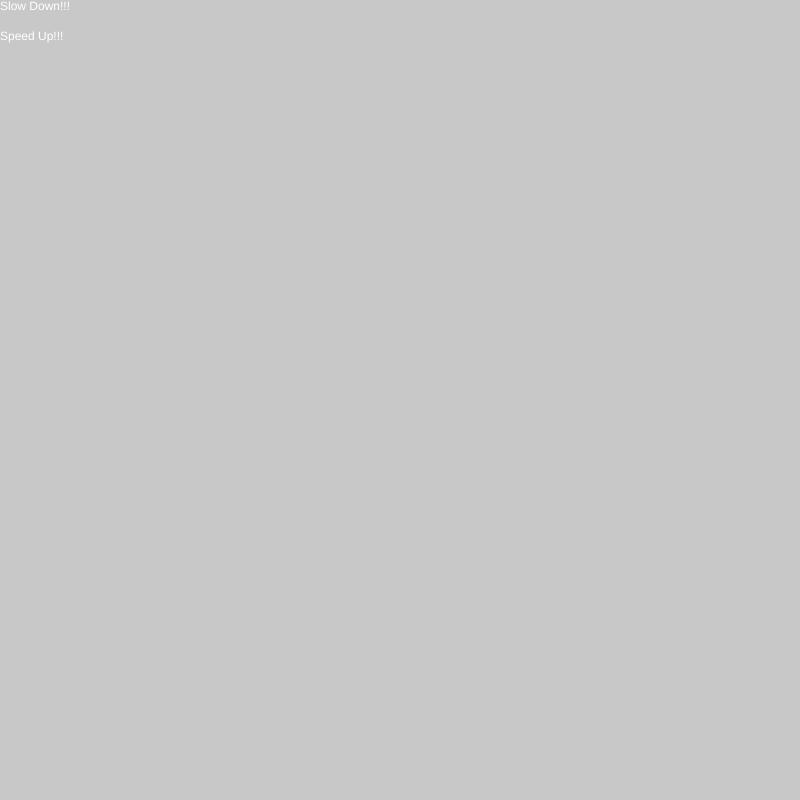
Frame 1 (no input)
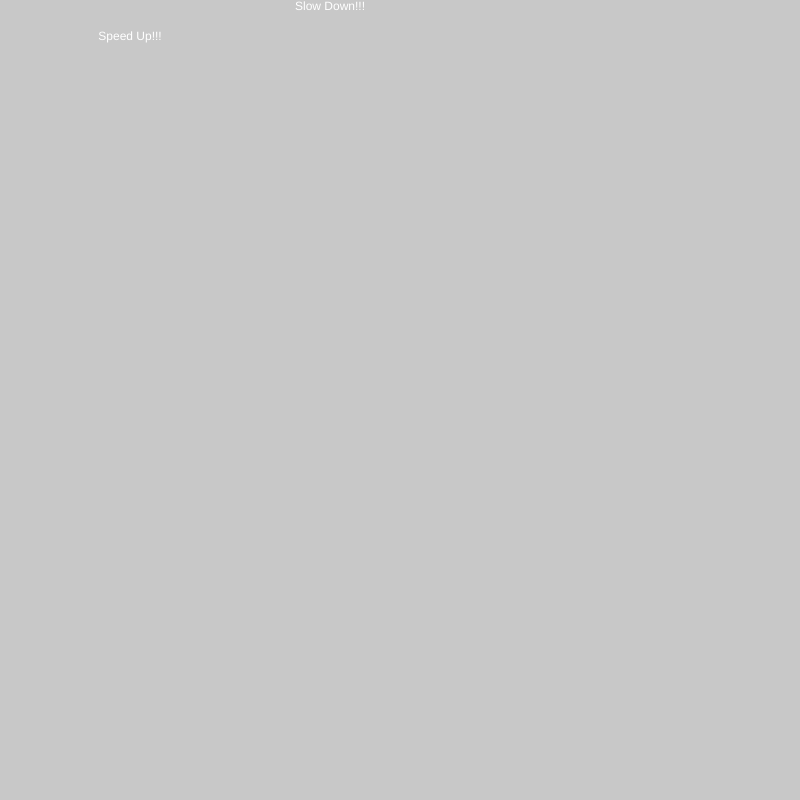
Frame 60 (no input)
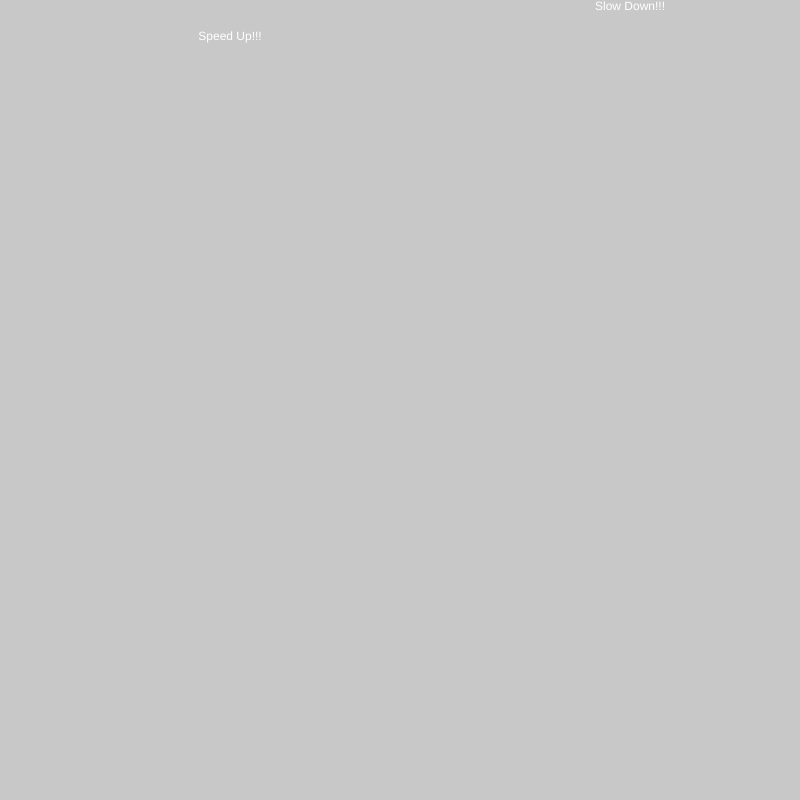
Frame 120 (the mouse pressed at the canvas centre since frame 60)

The p5.js sketch that drew these frames (run headless with seeded random() and noise() and a simulated clock; from frame 60 on, the mouse is pressed at the canvas centre):

// p5.js sketch
// ── sketch.js
let x = 0;

function preLoad(){

}

function setup() {
  // put setup code here
  createCanvas(800,800);
}

function draw() {
  // put drawing code here
  background(200);

  fill(255);
  text("Slow Down!!!", x,10);
  text("Speed Up!!!", x/3, 40);

  x +=5;

  if (x > width) {
    x = 0;
  }
}

function MouseReleased(){
  // Activates on Mouse Release
}
